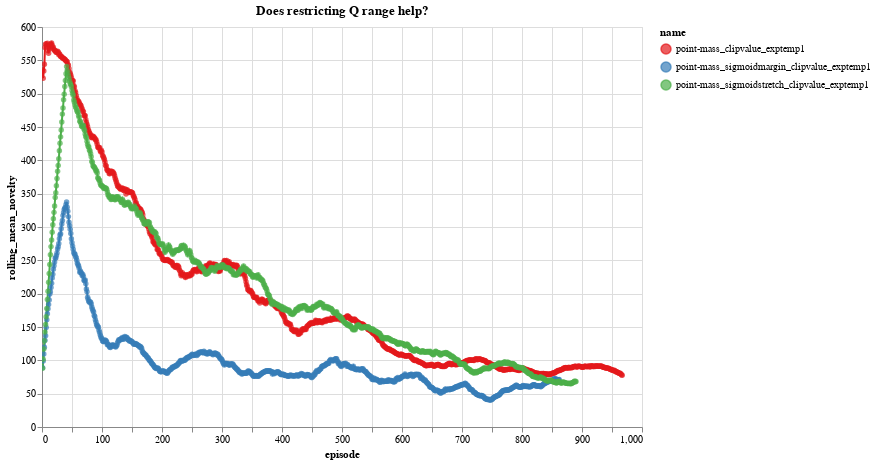

Write notebook code for a chart like this one.
### Code cell
data = pd.concat([
    load_jobs('point-mass_clipvalue_exptemp1'),
    load_jobs('point-mass_sigmoidmargin_clipvalue_exptemp1'),
    load_jobs('point-mass_sigmoidstretch_clipvalue_exptemp1'),
], sort=False)

subset = data
subset = subset[subset['eval'] == False]
subset = subset[subset['episode'] <= 1000]
chart = alt.Chart(subset, title="Does restricting Q range help?").mark_line().encode(
    x='episode',
    y='rolling_mean_novelty:Q',
    color='name',
    detail='eval',
    tooltip=['episode', 'score', 'novelty_score']
).transform_window(
    rolling_mean_score='mean(score)',
    frame=[-40, 0]
).transform_window(
    rolling_mean_novelty='mean(novelty_score)',
    frame=[-40, 0]
)
chart + chart.mark_circle().encode().interactive()

### Figure 1 — Vega-Lite specification as saved in the notebook (floating-point values rounded to 4 significant figures; data arrays with more than 128 entries replaced by an {"elided": "..."} marker saying what was removed)
{"config": {"view": {"height": 400, "width": 600}, "range": {"category": {"scheme": "set1"}, "ordinal": {"scheme": "set1"}}, "legend": {"labelLimit": 0}, "background": "white"}, "layer": [{"mark": "line", "encoding": {"color": {"type": "nominal", "field": "name"}, "detail": {"type": "nominal", "field": "eval"}, "tooltip": [{"type": "quantitative", "field": "episode"}, {"type": "quantitative", "field": "score"}, {"type": "quantitative", "field": "novelty_score"}], "x": {"type": "quantitative", "field": "episode"}, "y": {"type": "quantitative", "field": "rolling_mean_novelty"}}, "title": "Does restricting Q range help?", "transform": [{"window": [{"op": "mean", "field": "score", "as": "rolling_mean_score"}], "frame": [-40, 0]}, {"window": [{"op": "mean", "field": "novelty_score", "as": "rolling_mean_novelty"}], "frame": [-40, 0]}]}, {"mark": "circle", "encoding": {"color": {"type": "nominal", "field": "name"}, "detail": {"type": "nominal", "field": "eval"}, "tooltip": [{"type": "quantitative", "field": "episode"}, {"type": "quantitative", "field": "score"}, {"type": "quantitative", "field": "novelty_score"}], "x": {"type": "quantitative", "field": "episode"}, "y": {"type": "quantitative", "field": "rolling_mean_novelty"}}, "selection": {"selector071": {"type": "interval", "bind": "scales", "encodings": ["x", "y"]}}, "title": "Does restricting Q range help?", "transform": [{"window": [{"op": "mean", "field": "score", "as": "rolling_mean_score"}], "frame": [-40, 0]}, {"window": [{"op": "mean", "field": "novelty_score", "as": "rolling_mean_novelty"}], "frame": [-40, 0]}]}], "data": {"name": "data-ca32f764bbca8436827ba5d192e8c46f"}, "$schema": "https://vega.github.io/schema/vega-lite/v4.8.1.json", "datasets": {"data-ca32f764bbca8436827ba5d192e8c46f": {"elided": "2719 records"}}}
